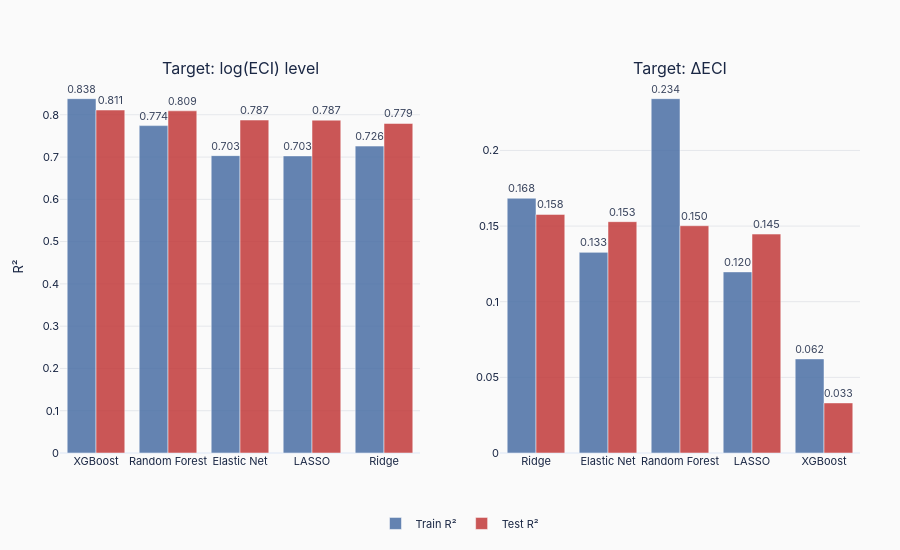
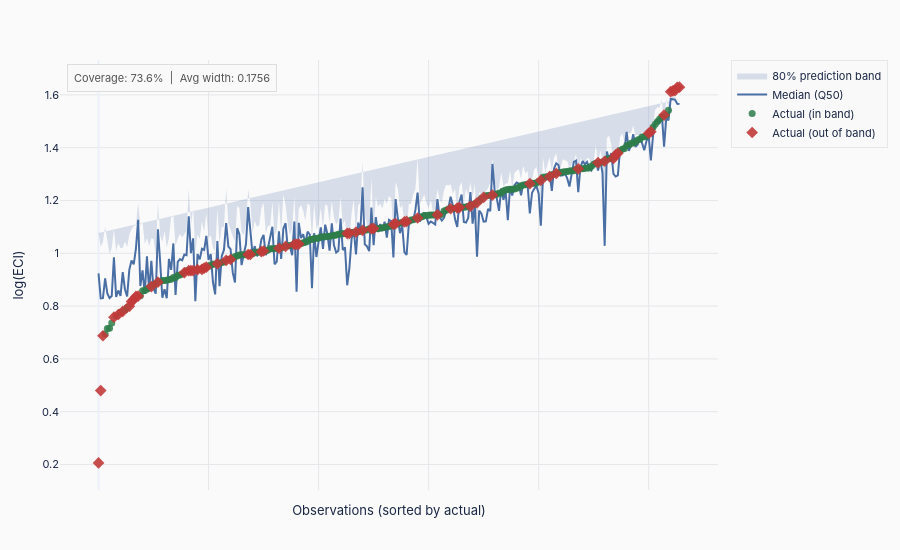

The code cell stored with these charts, in order, in its notebook:
### Markdown cell above
## 8. Visualisations — Interactive (Plotly)

Interactive versions of the OOS comparison and prediction interval charts, using the standard portfolio style.

### Code cell
STYLE = {
    'font_family': 'IBM Plex Sans, -apple-system, BlinkMacSystemFont, sans-serif',
    'tick_size': 11,
    'axis_title_size': 13,
    'legend_size': 11,
    'annotation_size': 10,
    'title_color': '#1a2744',
    'template': 'plotly_white',
    'plot_bg': '#fafafa',
    'paper_bg': '#fafafa',
    'chart_height': 550,
    'chart_height_tall': 650,
    'margin': dict(l=60, r=40, t=60, b=60),
    'margin_bar': dict(l=160, r=130, t=60, b=60),
    'grid_color': '#e5e7eb',
    'grid_width': 0.5,
}
WRITE_CONFIG = {'displayModeBar': False, 'responsive': True}
PALETTE = {
    'blue': '#4a6fa5', 'red': '#c23a3a', 'green': '#2e7d4a',
    'orange': '#d4853b', 'light_blue': '#7a9dc4', 'grey': '#999999',
}

def base_layout(**kwargs):
    layout = dict(
        template=STYLE['template'],
        plot_bgcolor=STYLE['plot_bg'],
        paper_bgcolor=STYLE['paper_bg'],
        font=dict(family=STYLE['font_family'], size=STYLE['tick_size'],
                  color=STYLE['title_color']),
        margin=STYLE['margin'],
        height=STYLE['chart_height'],
    )
    layout.update(kwargs)
    return layout

def save_chart(fig, path_no_ext, width=1100, height=600):
    fig.show()
    fig.write_html(f"{path_no_ext}.html", config=WRITE_CONFIG)
    print(f"  ✓ {path_no_ext}.html")
    for engine in ['kaleido', 'orca']:
        try:
            fig.write_image(f"{path_no_ext}.png", width=width, height=height, scale=3, engine=engine)
            print(f"  ✓ {path_no_ext}.png ({engine})")
            return
        except Exception:
            pass
    print("  ⚠ PNG skipped.")


# ── CHART A: Train vs Test R² (grouped bar) ───────────────────────────────────
print("[A] OOS R² comparison...")

figA = make_subplots(rows=1, cols=2,
                     subplot_titles=['Target: log(ECI) level', 'Target: ΔECI'],
                     horizontal_spacing=0.1)

for col, perf in enumerate([perf_level, perf_delta], 1):
    figA.add_trace(go.Bar(
        name='Train R²', x=perf['Model'], y=perf['Train R²'],
        marker_color=PALETTE['blue'], opacity=0.85,
        text=[f'{v:.3f}' for v in perf['Train R²']], textposition='outside',
        showlegend=(col == 1),
    ), row=1, col=col)
    figA.add_trace(go.Bar(
        name='Test R²', x=perf['Model'], y=perf['Test R²'],
        marker_color=PALETTE['red'], opacity=0.85,
        text=[f'{v:.3f}' for v in perf['Test R²']], textposition='outside',
        showlegend=(col == 1),
    ), row=1, col=col)
    figA.update_yaxes(title_text='R²' if col == 1 else '',
                      gridcolor=STYLE['grid_color'], row=1, col=col)

figA.update_layout(**base_layout(
    barmode='group',
    height=STYLE['chart_height'],
    legend=dict(orientation='h', y=-0.15, x=0.5, xanchor='center',
                font=dict(size=STYLE['legend_size'])),
    margin=dict(l=60, r=40, t=80, b=80),
))
save_chart(figA, os.path.join(OUT, 'OOS_R2_interactive'))


# ── CHART B: Prediction intervals ─────────────────────────────────────────────
print("\n[B] Prediction intervals...")

plot_df_sort = interval_df.sort_values('Actual').reset_index(drop=True)
x_labels = plot_df_sort.apply(lambda r: f"{r['Country Code']} {int(r['Year'])}", axis=1)

figB = go.Figure()

figB.add_trace(go.Scatter(
    x=list(range(len(plot_df_sort))),
    y=plot_df_sort['Q90'].tolist() + plot_df_sort['Q10'].tolist()[::-1],
    fill='toself',
    fillcolor='rgba(74, 111, 165, 0.2)',
    line=dict(color='rgba(0,0,0,0)'),
    hoverinfo='skip',
    name='80% prediction band',
    showlegend=True,
))
figB.add_trace(go.Scatter(
    x=list(range(len(plot_df_sort))),
    y=plot_df_sort['Q50'],
    mode='lines',
    line=dict(color=PALETTE['blue'], width=2),
    name='Median (Q50)',
))
in_band_mask  = plot_df_sort['In_Band']
out_band_mask = ~in_band_mask

figB.add_trace(go.Scatter(
    x=plot_df_sort.index[in_band_mask].tolist(),
    y=plot_df_sort.loc[in_band_mask, 'Actual'],
    mode='markers',
    marker=dict(color=PALETTE['green'], size=7, opacity=0.85),
    name='Actual (in band)',
    hovertemplate='%{text}<br>Actual: %{y:.3f}<extra></extra>',
    text=x_labels[in_band_mask].tolist(),
))
figB.add_trace(go.Scatter(
    x=plot_df_sort.index[out_band_mask].tolist(),
    y=plot_df_sort.loc[out_band_mask, 'Actual'],
    mode='markers',
    marker=dict(color=PALETTE['red'], size=9, symbol='diamond', opacity=0.9),
    name='Actual (out of band)',
    hovertemplate='%{text}<br>Actual: %{y:.3f}<extra></extra>',
    text=x_labels[out_band_mask].tolist(),
))

figB.update_layout(**base_layout(
    height=STYLE['chart_height'],
    xaxis=dict(title='Observations (sorted by actual)', showticklabels=False,
               gridcolor=STYLE['grid_color']),
    yaxis=dict(title='log(ECI)', gridcolor=STYLE['grid_color']),
    annotations=[dict(
        text=f"Coverage: {coverage:.1%}  |  Avg width: {avg_width:.4f}",
        xref='paper', yref='paper', x=0.01, y=0.99,
        showarrow=False, font=dict(size=11, color='#555'),
        bgcolor='rgba(250,250,250,0.9)', bordercolor='#ddd', borderwidth=1, borderpad=6,
    )],
    legend=dict(font=dict(size=STYLE['legend_size']),
                bgcolor='rgba(250,250,250,0.9)', bordercolor='#e5e7eb', borderwidth=1),
))
save_chart(figB, os.path.join(OUT, 'PredictionIntervals_interactive'))

print(f"\n✓ All interactive charts saved to {OUT}/")

### Figure 1 — Plotly figure (JSON) as saved in the notebook; plotly's stock layout.template omitted (floating-point values rounded to 4 significant figures)
{"data": [{"marker": {"color": "#4a6fa5"}, "name": "Train R²", "opacity": 0.85, "showlegend": true, "text": ["0.838", "0.774", "0.703", "0.703", "0.726"], "textposition": "outside", "type": "bar", "x": ["XGBoost", "Random Forest", "Elastic Net", "LASSO", "Ridge"], "xaxis": "x", "y": [0.8381, 0.7743, 0.7033, 0.7027, 0.7259], "yaxis": "y"}, {"marker": {"color": "#c23a3a"}, "name": "Test R²", "opacity": 0.85, "showlegend": true, "text": ["0.811", "0.809", "0.787", "0.787", "0.779"], "textposition": "outside", "type": "bar", "x": ["XGBoost", "Random Forest", "Elastic Net", "LASSO", "Ridge"], "xaxis": "x", "y": [0.8112, 0.8093, 0.7875, 0.7873, 0.7795], "yaxis": "y"}, {"marker": {"color": "#4a6fa5"}, "name": "Train R²", "opacity": 0.85, "showlegend": false, "text": ["0.168", "0.133", "0.234", "0.120", "0.062"], "textposition": "outside", "type": "bar", "x": ["Ridge", "Elastic Net", "Random Forest", "LASSO", "XGBoost"], "xaxis": "x2", "y": [0.1684, 0.1326, 0.2342, 0.1197, 0.0622], "yaxis": "y2"}, {"marker": {"color": "#c23a3a"}, "name": "Test R²", "opacity": 0.85, "showlegend": false, "text": ["0.158", "0.153", "0.150", "0.145", "0.033"], "textposition": "outside", "type": "bar", "x": ["Ridge", "Elastic Net", "Random Forest", "LASSO", "XGBoost"], "xaxis": "x2", "y": [0.1577, 0.1529, 0.1502, 0.1447, 0.0331], "yaxis": "y2"}], "layout": {"annotations": [{"font": {"size": 16}, "showarrow": false, "text": "Target: log(ECI) level", "x": 0.225, "xanchor": "center", "xref": "paper", "y": 1, "yanchor": "bottom", "yref": "paper"}, {"font": {"size": 16}, "showarrow": false, "text": "Target: ΔECI", "x": 0.775, "xanchor": "center", "xref": "paper", "y": 1, "yanchor": "bottom", "yref": "paper"}], "barmode": "group", "font": {"color": "#1a2744", "family": "IBM Plex Sans, -apple-system, BlinkMacSystemFont, sans-serif", "size": 11}, "height": 550, "legend": {"font": {"size": 11}, "orientation": "h", "x": 0.5, "xanchor": "center", "y": -0.15}, "margin": {"b": 80, "l": 60, "r": 40, "t": 80}, "paper_bgcolor": "#fafafa", "plot_bgcolor": "#fafafa", "xaxis": {"anchor": "y", "domain": [0, 0.45]}, "xaxis2": {"anchor": "y2", "domain": [0.55, 1]}, "yaxis": {"anchor": "x", "domain": [0, 1], "gridcolor": "#e5e7eb", "title": {"text": "R²"}}, "yaxis2": {"anchor": "x2", "domain": [0, 1], "gridcolor": "#e5e7eb", "title": {"text": ""}}}}

### Figure 2 — Plotly figure (JSON) as saved in the notebook; plotly's stock layout.template omitted (floating-point values rounded to 4 significant figures; data arrays with more than 128 entries replaced by an {"elided": "..."} marker saying what was removed)
{"data": [{"fill": "toself", "fillcolor": "rgba(74, 111, 165, 0.2)", "hoverinfo": "skip", "line": {"color": "rgba(0,0,0,0)"}, "name": "80% prediction band", "showlegend": true, "type": "scatter", "x": {"elided": "265 int values"}, "y": {"elided": "530 float values"}}, {"line": {"color": "#4a6fa5", "width": 2}, "mode": "lines", "name": "Median (Q50)", "type": "scatter", "x": {"elided": "265 int values"}, "y": {"elided": "265 float values"}}, {"hovertemplate": "%{text}<br>Actual: %{y:.3f}<extra></extra>", "marker": {"color": "#2e7d4a", "opacity": 0.85, "size": 7}, "mode": "markers", "name": "Actual (in band)", "text": {"elided": "195 str values"}, "type": "scatter", "x": {"elided": "195 int values"}, "y": {"elided": "195 float values"}}, {"hovertemplate": "%{text}<br>Actual: %{y:.3f}<extra></extra>", "marker": {"color": "#c23a3a", "opacity": 0.9, "size": 9, "symbol": "diamond"}, "mode": "markers", "name": "Actual (out of band)", "text": ["TCD 2016", "TCD 2017", "GNQ 2019", "NGA 2016", "NGA 2018", "GIN 2017", "GNQ 2018", "DZA 2015", "GNQ 2016", "AGO 2017", "DZA 2018", "MDG 2019", "NER 2015", "YEM 2017", "MWI 2016", "NGA 2015", "MMR 2019", "MDG 2016", "MNG 2019", "COG 2015", "CMR 2018", "VEN 2019", "GAB 2019", "YEM 2016", "COG 2018", "ECU 2019", "ETH 2019", "MNG 2017", "AZE 2017", "CIV 2019", "CMR 2016", "AGO 2015", "TZA 2016", "DZA 2016", "NER 2016", "ETH 2015", "TZA 2019", "VEN 2015", "TZA 2015", "LBR 2016", "LBR 2019", "AZE 2019", "MLI 2015", "UGA 2017", "UZB 2015", "UZB 2018", "CIV 2017", "ZMB 2017", "KEN 2017", "COG 2016", "MLI 2016", "KAZ 2015", "MLI 2019", "LBR 2017", "VNM 2016", "VNM 2015", "TTO 2015", "EGY 2017", "TZA 2018", "IRN 2019", "TTO 2019", "QAT 2018", "RUS 2017", "KWT 2019", "BHR 2017", "MYS 2015", "MYS 2017", "MYS 2016", "MYS 2019", "MYS 2018"], "type": "scatter", "x": [0, 1, 2, 7, 9, 11, 14, 15, 16, 17, 18, 24, 27, 39, 41, 42, 43, 45, 47, 48, 49, 54, 58, 60, 68, 69, 74, 75, 82, 85, 89, 90, 91, 113, 114, 117, 120, 124, 125, 134, 135, 139, 140, 145, 154, 160, 163, 164, 169, 172, 175, 179, 196, 201, 205, 208, 218, 227, 230, 234, 235, 236, 250, 251, 257, 260, 261, 262, 263, 264], "y": [0.2062, 0.48, 0.6876, 0.758, 0.7683, 0.7798, 0.7993, 0.8171, 0.8251, 0.8368, 0.8381, 0.8738, 0.8908, 0.9266, 0.9341, 0.9341, 0.9345, 0.9381, 0.9392, 0.9439, 0.9474, 0.9605, 0.9734, 0.9764, 0.9955, 0.9955, 1.006, 1.009, 1.019, 1.026, 1.034, 1.034, 1.035, 1.075, 1.076, 1.08, 1.087, 1.093, 1.094, 1.11, 1.112, 1.119, 1.121, 1.134, 1.146, 1.169, 1.172, 1.173, 1.179, 1.191, 1.212, 1.221, 1.264, 1.276, 1.291, 1.303, 1.32, 1.343, 1.349, 1.359, 1.372, 1.379, 1.455, 1.461, 1.523, 1.612, 1.615, 1.616, 1.629, 1.629]}], "layout": {"annotations": [{"bgcolor": "rgba(250,250,250,0.9)", "bordercolor": "#ddd", "borderpad": 6, "borderwidth": 1, "font": {"color": "#555", "size": 11}, "showarrow": false, "text": "Coverage: 73.6%  |  Avg width: 0.1756", "x": 0.01, "xref": "paper", "y": 0.99, "yref": "paper"}], "font": {"color": "#1a2744", "family": "IBM Plex Sans, -apple-system, BlinkMacSystemFont, sans-serif", "size": 11}, "height": 550, "legend": {"bgcolor": "rgba(250,250,250,0.9)", "bordercolor": "#e5e7eb", "borderwidth": 1, "font": {"size": 11}}, "margin": {"b": 60, "l": 60, "r": 40, "t": 60}, "paper_bgcolor": "#fafafa", "plot_bgcolor": "#fafafa", "xaxis": {"gridcolor": "#e5e7eb", "showticklabels": false, "title": {"text": "Observations (sorted by actual)"}}, "yaxis": {"gridcolor": "#e5e7eb", "title": {"text": "log(ECI)"}}}}
